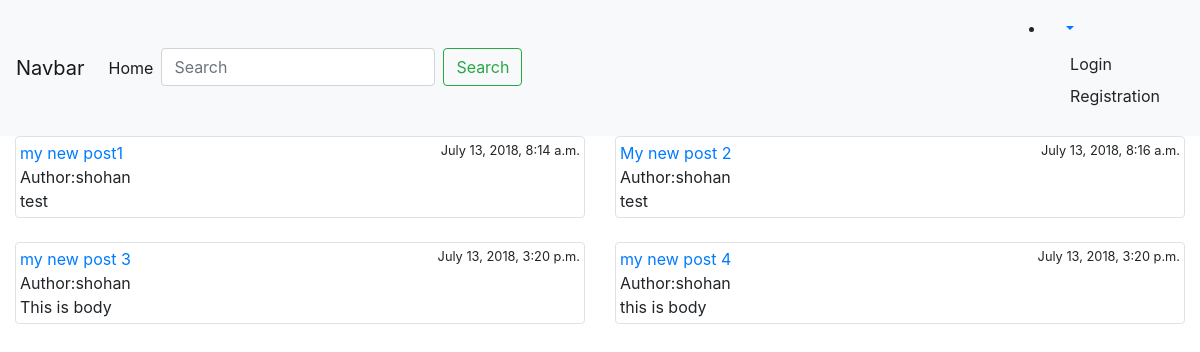
The page / on the database its author committed.
### blog/models.py (models this page shows, shortened)
class Post(models.Model):
    STATUS_CHOICES = (
        ('draft', 'Draft'),
        ('published', 'Published'),
    )
    title = models.CharField(max_length=100)
    slug = models.SlugField(max_length=120)
    author = models.ForeignKey(User, on_delete=models.CASCADE, related_name='blog_post')
    body = models.TextField()
    likes = models.ManyToManyField(User, related_name='likes', blank=True)
    created = models.DateTimeField(auto_now_add=True)
    updated = models.DateTimeField(auto_now=True)
    status = models.CharField(max_length=10, choices=STATUS_CHOICES, default='draft')
    def get_absolute_url(self):
        return reverse('blog:post_details', kwargs={'id': self.id, 'slug': self.slug})

### blog/views.py (the view)
# urls.py: path('', views.post_list, name='post_list'),
def post_list(request):
    get_Post = Post.objects.all()
    search = request.GET.get('q')
    if search:
        get_Post = get_Post.filter(
            Q(title__icontains=search) |
            Q(body__icontains=search)
        )
    paginator = Paginator(get_Post, 4)
    page = request.GET.get('page')
    total_article = paginator.get_page(page)
    context = {
        'post': total_article,
    }
    return render(request, 'blog/post_list.html', context)

### templates/blog/post_list.html (shortened to what this page needs)
{% extends 'blog/base.html' %}
{% block content %}
    <div class="row">
        {% for p in post %}
            <div class="col-md-6">
                <div class="img-thumbnail">
                    <a href="{{ p.get_absolute_url }}">{{ p.title }}</a>
                    <small style="float: right">{{ p.created }}</small>
                    <br>
                    Author:{{ p.author }}<br>
                    {{ p.body }}
                </div>
                <br>
            </div>
        {% endfor %}
    </div>
{% endblock %}

### templates/blog/base.html (shortened to what this page needs)
<!DOCTYPE html>
{% load staticfiles %}
<html lang="en">
<head>
    <link rel="stylesheet" href="https://maxcdn.bootstrapcdn.com/bootstrap/4.0.0/css/bootstrap.min.css"
>
    <link rel="stylesheet" href="https://use.fontawesome.com/releases/v5.1.1/css/all.css"
>
</head>
<body>
{% include 'blog/navbar.html' %}
<div class="container-fluid">
    {% block content %}
    {% endblock %}
    <br>
    <br>
    <br>
</div>
</body>
</html>

### templates/blog/navbar.html (shortened to what this page needs)
<nav class="navbar navbar-expand-lg navbar-light bg-light">
  <a class="navbar-brand" href="#">Navbar</a>
  <div class="collapse navbar-collapse" id="navbarSupportedContent">
    <ul class="navbar-nav mr-auto">
      <li class="nav-item active">
        <a class="nav-link" href="{% url 'blog:post_list' %}">Home <span class="sr-only">(current)</span></a>
      </li>
        <li><form class="form-inline my-2 my-lg-0">
      <input class="form-control mr-sm-2" type="search" placeholder="Search" aria-label="Search" name='q'>
      <button class="btn btn-outline-success my-2 my-sm-0" type="submit">Search</button>
    </form></li>
    </ul>
     <ul>
          <li class="nav-item dropdown">
        <a class="nav-link dropdown-toggle" href="#" id="navbarDropdown" role="button" data-toggle="dropdown" aria-haspopup="true" aria-expanded="false">
             {% if request.user.is_authenticated %}
            {{ request.user|capfirst }}
        </a>
        <div class="dropdown-menu" aria-labelledby="navbarDropdown">
         <a class="dropdown-item" href="{% url 'blog:logout' %}">Logout</a>
         <a class="dropdown-item" href="{% url 'blog:edit_profile' %}">editprofile</a>
            {% else %}
          <a class="dropdown-item" href="{% url 'blog:login' %}">Login</a>
          <a class="dropdown-item" href="{% url 'blog:register' %}">Registration</a>
            {% endif %}
     </ul>
  </div>
</nav>

### rows shown on the page
Post: title "my new post1", created "July 13, 2018, 8:14 a.m.", author "shohan", body "test"
Post: title "My new post 2", created "July 13, 2018, 8:16 a.m.", author "shohan", body "test"
Post: title "my new post 3", created "July 13, 2018, 3:20 p.m.", author "shohan", body "This is body"
Post: title "my new post 4", created "July 13, 2018, 3:20 p.m.", author "shohan", body "this is body"
